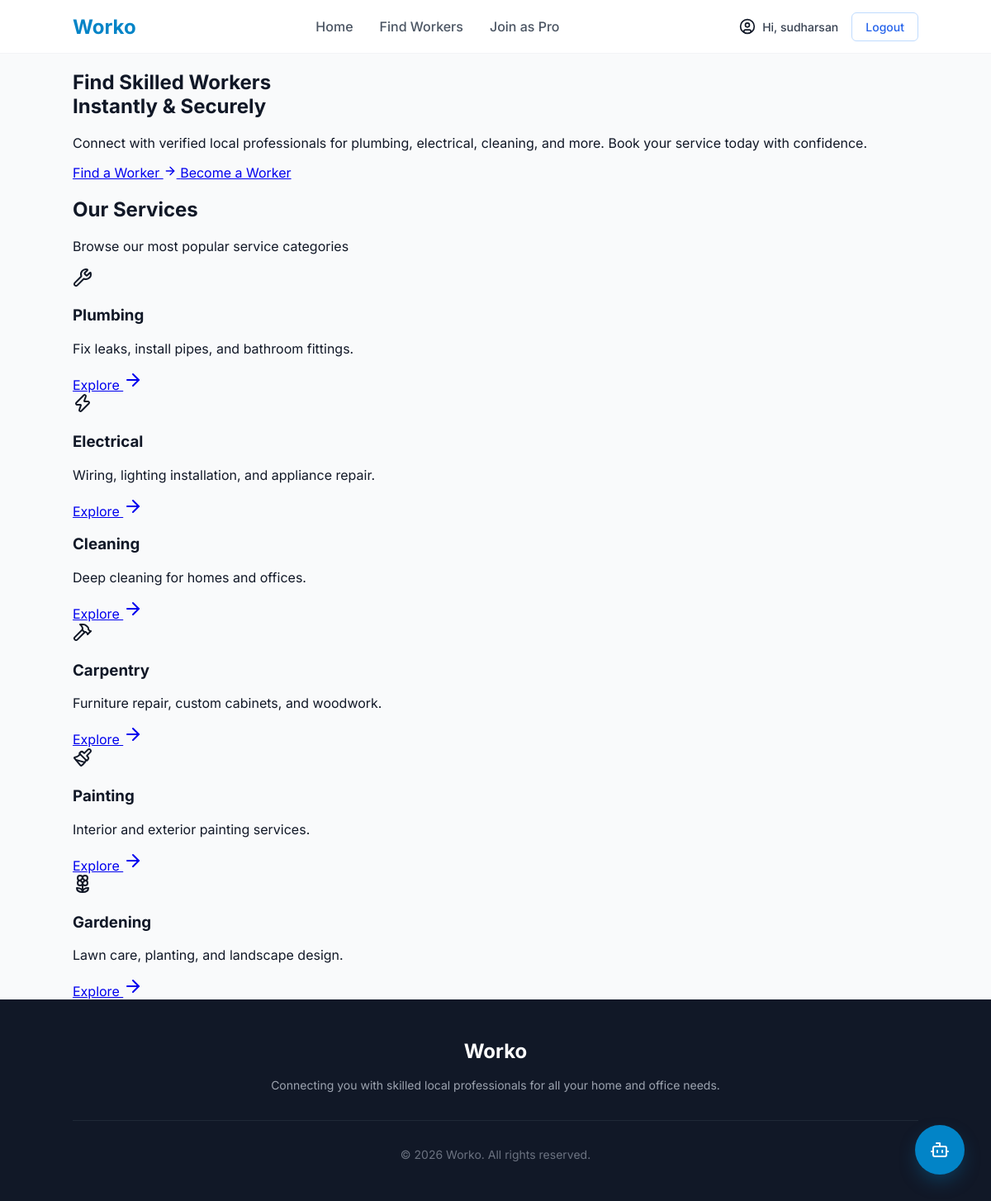
Screenshot of / (signed in) with the database file from the repository.
### tables this page shows
CREATE TABLE services (
    id INTEGER PRIMARY KEY AUTOINCREMENT,
    title TEXT NOT NULL,
    description TEXT,
    icon_name TEXT,
    category TEXT
);

### app.py (the view)
@app.route('/')
def home():
    conn = get_db_connection()
    services = conn.execute('SELECT * FROM services LIMIT 6').fetchall()
    workers = conn.execute("SELECT *, avatar as profile_image FROM workers WHERE status = 'approved' LIMIT 4").fetchall()
    conn.close()
    return render_template('home.html', services=services, workers=workers)

### app.py (called while the page is built)
def get_db_connection():
    conn = sqlite3.connect('database.db')
    conn.row_factory = sqlite3.Row
    return conn

@app.context_processor
def inject_now():
    return {'now': datetime.utcnow()}

### templates/home.html (shortened to what this page needs)
{% extends 'base.html' %}
{% block styles %}
<link rel="stylesheet" href="{{ url_for('static', filename='css/home.css') }}">
{% endblock %}
{% block content %}
<div class="flex-grow flex-col">
    <section class="hero-section">
        <div class="container hero-content">
            <h1 class="hero-title">
                Find Skilled Workers <br class="hero-title-break" />
                <span class="hero-title-gradient">Instantly & Securely</span>
            </h1>
            <p class="hero-description">
                Connect with verified local professionals for plumbing, electrical, cleaning, and more.
                Book your service today with confidence.
            </p>
            <div class="hero-actions">
                <a href="/services" class="btn-primary">
                    Find a Worker <i data-lucide="arrow-right" style="width: 1rem; height: 1rem;"></i>
                </a>
                <a href="/join" class="btn-secondary">
                    Become a Worker
                </a>
            </div>
        </div>
    </section>
    <section class="services-section">
        <div class="container">
            <div class="section-header">
                <h2 class="section-title">Our Services</h2>
                <p class="section-subtitle">Browse our most popular service categories</p>
            </div>
            <div class="services-grid">
                {% for service in services %}
                <div class="service-card">
                    <div class="service-icon-wrapper">
                        <i data-lucide="{{ service.icon_name|lower }}" style="width: 1.5rem; height: 1.5rem;"></i>
                    </div>
                    <h3 class="service-title">{{ service.title }}</h3>
                    <p class="service-desc">{{ service.description }}</p>
                    <a href="/services?category={{ service.category }}" class="service-link group">
                        Explore <i data-lucide="arrow-right" class="service-link-arrow"></i>
                    </a>
                </div>
                {% endfor %}
            </div>
        </div>
    </section>
{% endblock %}

### static/css/base.css (style rules this page uses)
:root { --primary-50: #f0f9ff; --primary-100: #e0f2fe; --primary-200: #bae6fd; --primary-300: #7dd3fc; --primary-400: #38bdf8; --primary-500: #0ea5e9; --primary-600: #0284c7; --primary-700: #0369a1; --primary-800: #075985; --primary-900: #0c4a6e; --gray-50: #f9fafb; --gray-100: #f3f4f6; --gray-200: #e5e7eb; --gray-300: #d1d5db; --gray-400: #9ca3af; --gray-500: #6b7280; --gray-600: #4b5563; --gray-700: #374151; --gray-800: #1f2937; --gray-900: #111827; --white: #ffffff; --red-100: #fee2e2; --red-500: #ef4444; --red-700: #b91c1c; --green-100: #dcfce7; --green-500: #22c55e; --green-700: #15803d; }
body { font-family: 'Inter', sans-serif; background-color: var(--gray-50); color: var(--gray-900); display: flex; flex-direction: column; min-height: 100vh; -webkit-font-smoothing: antialiased; margin: 0; }
.container { width: 100%; margin-right: auto; margin-left: auto; padding-right: 1rem; padding-left: 1rem; }
@media (min-width: 640px) { .container { max-width: 640px; } }
@media (min-width: 768px) { .container { max-width: 768px; } }
@media (min-width: 1024px) { .container { max-width: 1024px; } }
.flex-grow { flex-grow: 1; }

### rows the page displays
services: title "Plumbing", description "Fix leaks, install pipes, and bathroom fittings."
services: title "Electrical", description "Wiring, lighting installation, and appliance repair."
services: title "Cleaning", description "Deep cleaning for homes and offices."
services: title "Carpentry", description "Furniture repair, custom cabinets, and woodwork."
services: title "Painting", description "Interior and exterior painting services."
services: title "Gardening", description "Lawn care, planting, and landscape design."

### other values shown
{{ session['user']['name'] }} "sudharsan"
